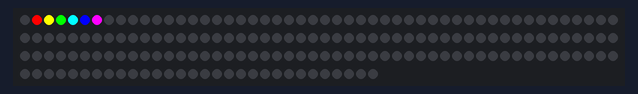
Recording of a sketch running on a simulated Arduino Uno, built with avr-gcc and run on an emulated ATmega328P. Parts: 180 RGB LEDs in strip order, left to right, continuing on the next row. What the sketch prints to the serial monitor is not drawn.

Above: at 0.16 s.

The sketch:

brx.ino
```cpp
#define VERSION "BRX lighting"

#include "Arduino.h"
#include <Adafruit_NeoPixel.h>

unsigned long time = 0;
unsigned long tickcount = 0;
#define REPORT_INTERVAL 1000
unsigned long next_report_time = 0;

#define PIN_PIXEL 13
#define NUM_PIXELS 180
Adafruit_NeoPixel strip( NUM_PIXELS, PIN_PIXEL, NEO_GRB|NEO_KHZ800 );


void setup() {
	Serial.begin(57600);
	Serial.println(VERSION);
	strip.begin();
	strip.show(); // Initialize all pixels to 'off'
}

void draw_strip( int spot ) {
	for( int i=0; i<NUM_PIXELS; i++ )
		if( i==spot )
			strip.setPixelColor( i, 255, 255, 0 );
		else
			strip.setPixelColor( i, 0, 0, 0 );
	strip.show();
}

void draw_bits( unsigned long n ) {
	static const uint32_t dark = Adafruit_NeoPixel::Color(0,0,0);
	static const uint32_t bright = Adafruit_NeoPixel::Color(255,255,255);
	for( int i=0; i<sizeof(n)*8; i++ )
		strip.setPixelColor( i, n>>i & 1 ? bright : dark );
	strip.show();
}

void fast_chase( int n ) {
	strip.setPixelColor( (n+1)%NUM_PIXELS, 255, 255, 0 );
	strip.setPixelColor( n, 0, 0, 0 );
	strip.show();
}

const uint32_t SPRITE[] = {
	Adafruit_NeoPixel::Color(0,0,0),
	Adafruit_NeoPixel::Color(255,0,0),
	Adafruit_NeoPixel::Color(255,255,0),
	Adafruit_NeoPixel::Color(0,255,0),
	Adafruit_NeoPixel::Color(0,255,255),
	Adafruit_NeoPixel::Color(0,0,255),
	Adafruit_NeoPixel::Color(255,0,255) };
void sprite( int n ) {
	for( int i=0; i<sizeof(SPRITE)/sizeof(*SPRITE); i++ )
		strip.setPixelColor( n+i, SPRITE[i] );
	strip.show();
}

void report() {
	Serial.print("Still alive at ");
	Serial.print(tickcount);
	Serial.println("...");
}

void loop() {
	time = millis();
	//draw_strip( tickcount%NUM_PIXELS );
	//draw_bits( tickcount );
	//fast_chase( tickcount%NUM_PIXELS );
	sprite( tickcount%NUM_PIXELS );
	if( time > next_report_time ) {
		report();
		next_report_time = time + REPORT_INTERVAL;
	}
	tickcount++;
}
```
